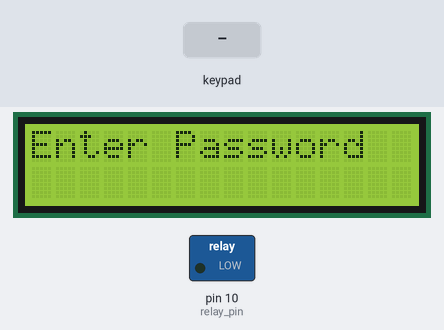
A sketch run on a simulated Arduino Uno, built with avr-gcc and run on an emulated ATmega328P. On the bench: 16×2 character LCD, switched loads named in the sketch (green lamp = pin HIGH). The test bench sets the inputs (shaded band). EEPROM starts erased; what the sketch prints to the serial monitor is not drawn.

Above: at 3.2 s.
3.3 s: keypad keys 1 2 3 4 pressed 0.4 s apart
At 5.1 s:
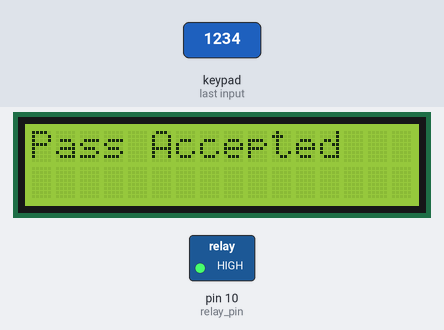
7.9 s: key 'A' pressed
At 9.1 s:
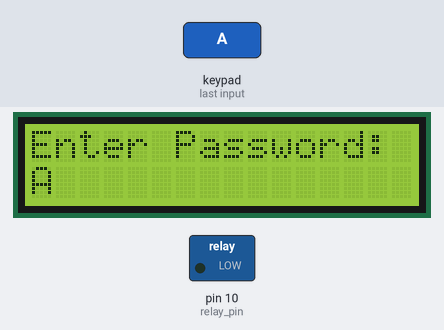
10.2 s: keypad keys 1 2 3 4 # pressed 0.4 s apart
At 12.3 s:
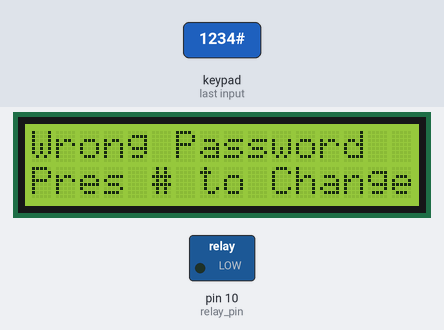
14.9 s: key 'B' pressed
At 16.1 s:
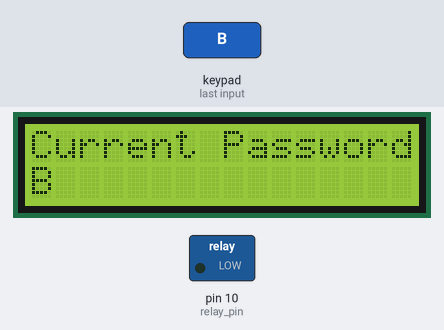
16.4 s: keypad keys 1 2 3 4 * pressed 0.4 s apart
At 19.5 s:
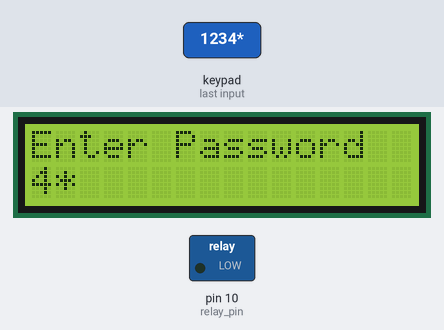
20.4 s: key 'C' pressed
At 20.5 s:
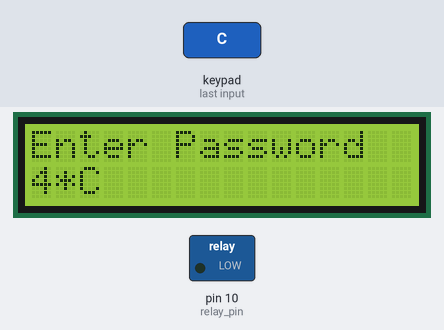
Timing chart, 0 to 23.1 s (numbered marks = the images above; inputs shaded):
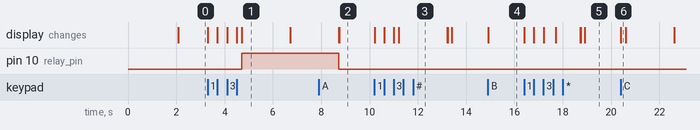

The sketch:

Communication.ino
```cpp
#include <Keypad.h>

#include<LiquidCrystal.h>

#include<EEPROM.h>

LiquidCrystal lcd(9,8,7,6,5,4);

char password[4];

char initial_password[4],new_password[4];

int i=0;

int relay_pin = 10;

char key_pressed=0;

const byte rows = 4;

const byte columns = 4;

char hexaKeys[rows][columns] = {

{'1','2','3','A'},

{'4','5','6','B'},

{'7','8','9','C'},

{'*','0','#','D'}

};

byte row_pins[rows] = {A0,A1,A2,A3};

byte column_pins[columns] = {A4,A5,3,2};

Keypad keypad_key = Keypad( makeKeymap(hexaKeys), row_pins, column_pins, rows, columns);


void setup()

{

  Serial.begin(9600);

  pinMode(relay_pin, OUTPUT);

  lcd.begin(16,2);

  Serial.println("Electronic Lock");

  lcd.setCursor(0,1);

  lcd.print("Electronic Lock ");

  delay(2000);

  lcd.clear();

  lcd.print("Enter Password");

  Serial.println("Enterr Passward");

  lcd.setCursor(0,1);

  initialpassword();

}


void loop()

{

  digitalWrite(relay_pin, LOW);

  key_pressed = keypad_key.getKey();

  if(key_pressed=='#')

    change();

  if (key_pressed)

  {

    password[i++]=key_pressed;

    lcd.print(key_pressed);

    Serial.println(key_pressed);

      }

  if(i==4)

  {

    delay(200);

    for(int j=0;j<4;j++)

      initial_password[j]=EEPROM.read(j);

    if(!(strncmp(password, initial_password,4)))

    {

      lcd.clear();

      lcd.print("Pass Accepted");

      Serial.println("Pass Accepted");

      digitalWrite(relay_pin, HIGH);

      delay(2000);

      lcd.setCursor(0,1);

      lcd.print("Pres # to change");

      Serial.println("Pres # to change");

      delay(2000);

      lcd.clear();

      Serial.println("Enter Password:");

      lcd.print("Enter Password:");

      lcd.setCursor(0,1);

      i=0;


    }

    else

    {

      digitalWrite(relay_pin, LOW );


      lcd.clear();

      lcd.print("Wrong Password");

      Serial.println("Wrong Password");

      lcd.setCursor(0,1);

      lcd.print("Pres # to Change");

      Serial.println("Pres # to Change");

      delay(2000);

      lcd.clear();

      lcd.print("Enter Password");

      Serial.println("Enter Password");

      lcd.setCursor(0,1);

      i=0;


    }

  }

}

void change()

{

  int j=0;

  lcd.clear();

  lcd.print("Current Password");

  Serial.println("Current Password");

  lcd.setCursor(0,1);

  while(j<4)

  {

    char key=keypad_key.getKey();

    if(key)

    {

      new_password[j++]=key;

      lcd.print(key);

      Serial.println(key);


    }

    key=0;

  }

  delay(500);


  if((strncmp(new_password, initial_password, 4)))

  {

    lcd.clear();

    lcd.print("Wrong Password");

    Serial.println("Wrong Password");

    lcd.setCursor(0,1);

    lcd.print("Try Again");

    Serial.println("Try Again");

    delay(1000);

  }

  else

  {

    j=0;

    lcd.clear();

    lcd.print("New Password:");

    Serial.println("New Password:");

    lcd.setCursor(0,1);

    while(j<4)

    {

      char key=keypad_key.getKey();

      if(key)

      {

        initial_password[j]=key;

        lcd.print(key);

        Serial.println(key);

        EEPROM.write(j,key);

        j++;


      }

    }

    lcd.print("Pass Changed");

    Serial.println("Pass Changed");

    delay(1000);

  }

  lcd.clear();

  lcd.print("Enter Password");

  Serial.println("Enter Password");

  lcd.setCursor(0,1);

  key_pressed=0;

}


void initialpassword(){

  for(int j=0;j<4;j++)

    EEPROM.write(j, j+49);

  for(int j=0;j<4;j++)

    initial_password[j]=EEPROM.read(j);

}
```

Measured:
- after the input at 3.3 s, pin 10 (relay_pin): LOW → HIGH after 1.4 s; the display: first changes at once (image 1 shows a later state)
- after the input at 7.9 s, the display: first differs from a run without the input after 0.84 s (image 2)
- after the input at 10.2 s, the display: first changes at once (image 3 shows a later state)
- after the input at 14.9 s, the display: changes at once (image 4)
- after the input at 16.4 s, the display: first changes at once (image 5 shows a later state)
- after the input at 20.4 s, the display: changes at once (image 6)
- what the display in image 1 shows lasts 2.0 s, from 4.7 s to 6.7 s
